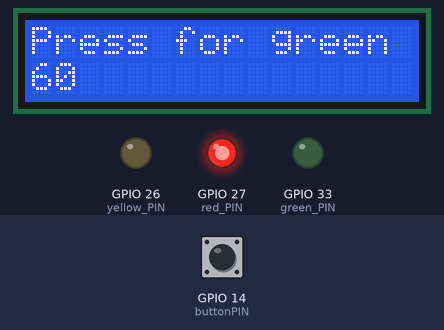
Bench run of a sketch on a simulated ESP32. Parts: 16×2 character LCD, output pins drawn as LEDs (lit = HIGH). Inputs (shaded band) come from the test bench; at power-on: GPIO 14 (buttonPIN) LOW. What the sketch prints to the serial monitor is not drawn.

Above: at 1.6 s.
1.7 s: GPIO 14 (buttonPIN) pulled HIGH for 0.15 s
At 3.6 s:
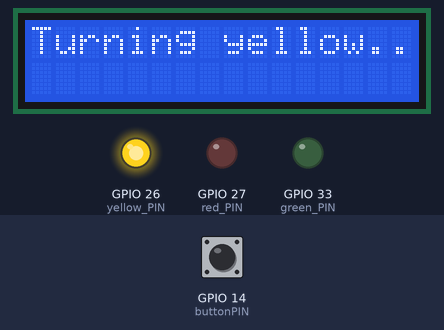
At 6.9 s:
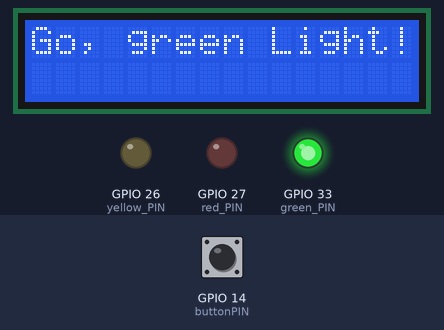
Timing chart, 0 to 52.7 s (numbered marks = the images above; inputs shaded):
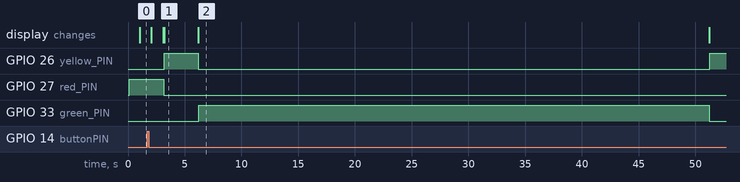

The sketch:

traffic-light.ino
```cpp
#include <Wire.h>
#include <LiquidCrystal_I2C.h>

typedef enum
{
  RED,
  YELLOW,
  GREEN,
} State;

int const red_PIN = 27;
int const yellow_PIN = 26;
int const green_PIN = 33;
int const buttonPIN = 14;

State currentState = RED;
State previousState = RED;

int buttonState = LOW;
bool buttonWasPressed = false;
bool enteredRed = false;

unsigned long startTime = 0;
unsigned long lastLcdUpdate = 0;
// Initialize I2C
LiquidCrystal_I2C lcd(0x27, 16, 2);

void setup()
{
  lcd.init(); // Initialize LCD
  lcd.backlight(); // Turn LCD backlight ON
  lcd.print("Press for green");
  // Activates comunication between Laptop & ESP32
  Serial.begin(19200);
  // Initialize LED pins to OUTPUT
  pinMode(red_PIN, OUTPUT);
  pinMode(yellow_PIN, OUTPUT);
  pinMode(green_PIN, OUTPUT);
  // Initialize BUTTON pin to INPUT
  pinMode(buttonPIN, INPUT);
}

void loop()
{
  // read the state of the button value
  buttonState = digitalRead(buttonPIN);
  delay(50);
  Serial.print("Botón: ");
  Serial.println(buttonState);

  if (currentState == RED && !enteredRed)
  {
  startTime = millis();
  enteredRed = true;
  }
  else if (currentState != RED)
  {
    enteredRed = false;
  }

  switch (currentState)
  {
  case RED:
    digitalWrite(red_PIN, HIGH); // TURN RED LED ON

    if(millis() - lastLcdUpdate >= 1000)
    {
      lcd.setCursor(0,0);
      if(!buttonWasPressed)
      {
        lcd.print("Press for green");
      }
      else
      {
        lcd.print("Waiting for green");
      }

      lcd.setCursor(0, 1);
      unsigned long countdown = ((60000 - lastLcdUpdate) / 1000);
      lcd.print(countdown);

      lastLcdUpdate = millis();
    }

    if (buttonState == HIGH)
    {
      buttonWasPressed = true;
    }

    if (buttonWasPressed && millis() - startTime >= 3000)
    {
      digitalWrite(red_PIN, LOW); // Turn RED LED OFF
      currentState = YELLOW;
      previousState = RED;
      startTime = millis();
      buttonWasPressed = false;
      lcd.clear();
      lcd.setCursor(0, 0);
      lcd.print("Turning yellow...");
    }

    // Wait 60 seconds to turn Yellow
    else if (millis() - startTime >= 60000)
    {
      digitalWrite(red_PIN, LOW); // Turn RED LED OFF
      currentState = YELLOW;
      previousState = RED;
      startTime = millis();
      buttonWasPressed = false;
      lcd.clear();
      lcd.setCursor(0, 0);
      lcd.print("Turning yellow...");
    }
    break;

  case YELLOW:
    digitalWrite(yellow_PIN, HIGH); // TURN YELLOW LED ON
    if (millis() - startTime >= 3000 && previousState == RED)
    {
      digitalWrite(yellow_PIN, LOW); // TURN YELLOW LED 0FF
      currentState = GREEN;
      previousState = YELLOW;
      startTime = millis();
      lcd.clear();
      lcd.setCursor(0, 0);
      lcd.print("Go, green Light!");
    }
    else if (millis() - startTime >= 3000 && previousState == GREEN)
    {
      digitalWrite(yellow_PIN, LOW); // TURN YELLOW LED 0FF
      currentState = RED;
      previousState = YELLOW;
      startTime = millis();
      lcd.clear();
      startTime = millis();
    }
    break;

  case GREEN:
    digitalWrite(green_PIN, HIGH); // TURN GREEN PIN ON
    if (millis() - startTime >= 45000 && previousState == YELLOW)
    {
      digitalWrite(green_PIN, LOW); // TURN GREEN PIN OFF
      currentState = YELLOW;
      previousState = GREEN;
      startTime = millis();
      lcd.clear();
      lcd.setCursor(0, 0);
      lcd.print("Waiting...");
    }
    break;
  }
}
```

Measured:
- after the input at 1.7 s, GPIO 26 (yellow_PIN): LOW → HIGH after 1.5 s, → LOW 3.0 s later, → HIGH 45.1 s later; GPIO 27 (red_PIN): HIGH → LOW after 1.4 s; GPIO 33 (green_PIN): LOW → HIGH after 4.5 s, → LOW 45.0 s later; the display: first changes after 0.37 s (image 1 shows a later state)
- what the display in image 1 shows lasts 3.0 s, from 3.2 s to 6.2 s
